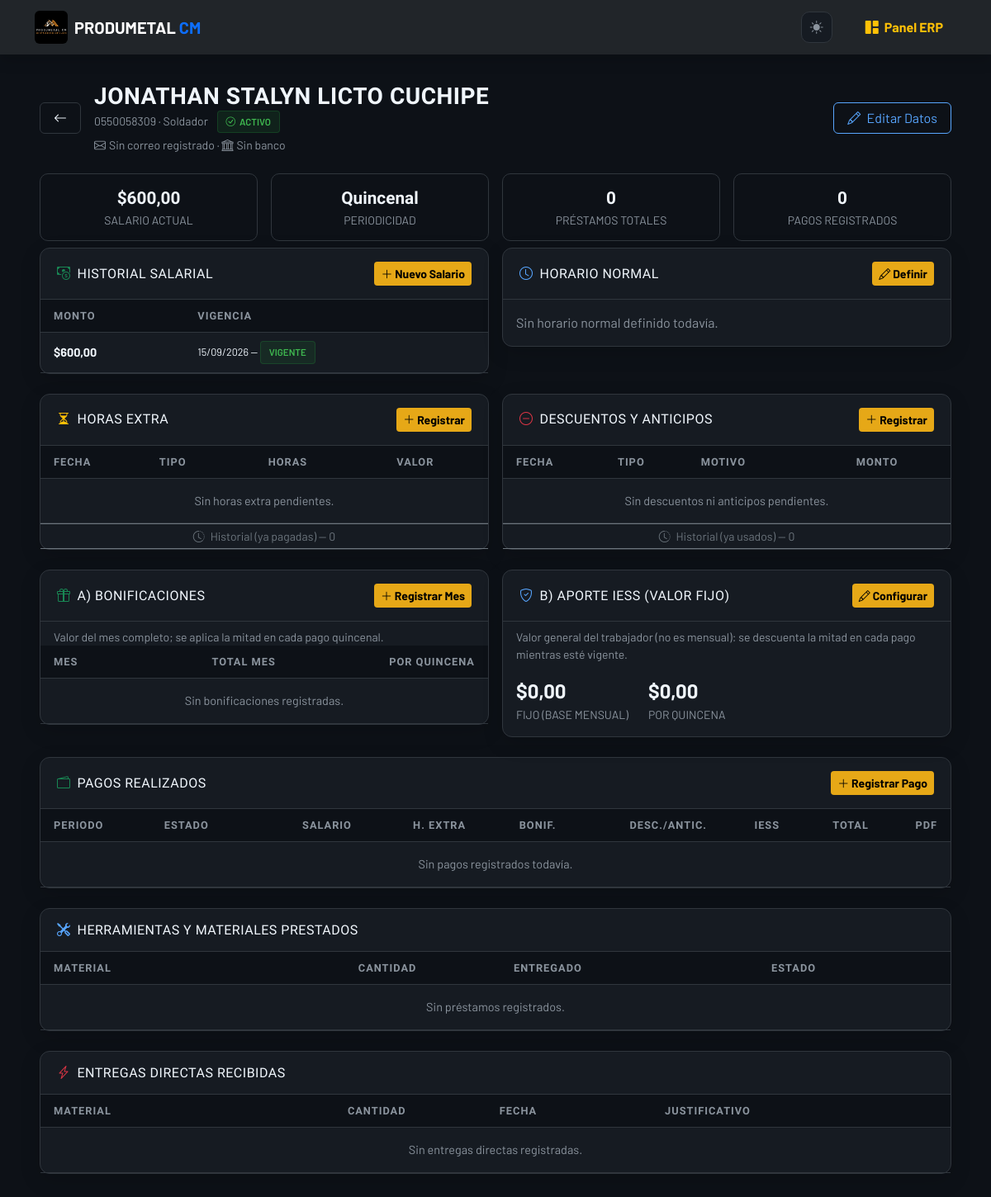
The app's page /erp/trabajadores/3/ficha/ (signed in), older data.
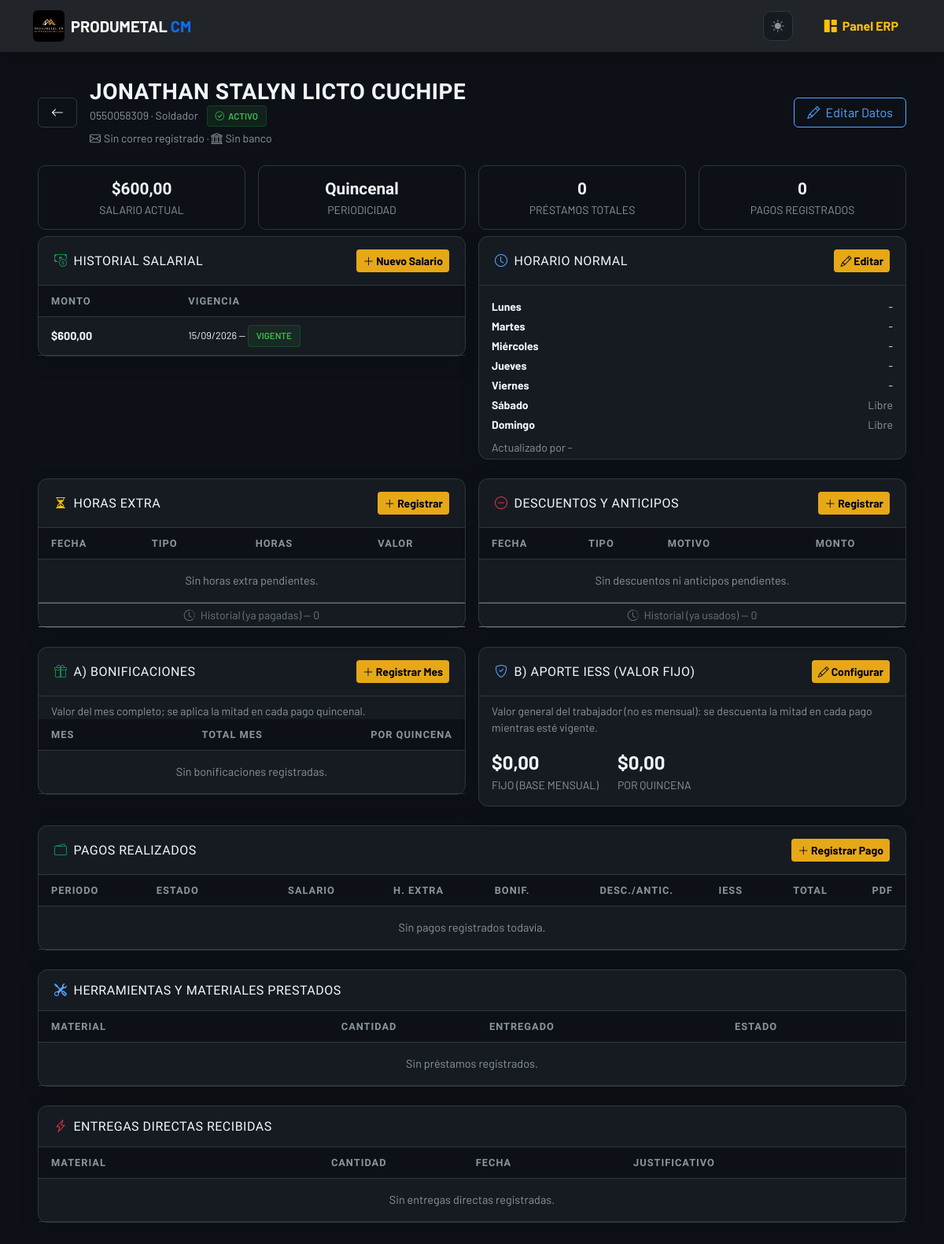
The same page, newer data.
### web/models.py (models this page shows, shortened)
class SalarioTrabajador(models.Model):
    trabajador = models.ForeignKey(Trabajador, on_delete=models.CASCADE, related_name='salarios')
    monto = models.DecimalField(max_digits=10, decimal_places=2)
    fecha_inicio_vigencia = models.DateField(default=timezone.localdate)
    fecha_fin_vigencia = models.DateField(null=True, blank=True, help_text="Vacío = salario vigente actual")
    creado_por = models.ForeignKey(User, on_delete=models.PROTECT, related_name='salarios_registrados')
    fecha_creacion = models.DateTimeField(auto_now_add=True)
    class Meta:
        ordering = ['-fecha_inicio_vigencia']

class HorarioTrabajadorDia(models.Model):
    DIAS_SEMANA = [
        (0, 'Lunes'), (1, 'Martes'), (2, 'Miércoles'), (3, 'Jueves'),
        (4, 'Viernes'), (5, 'Sábado'), (6, 'Domingo'),
    ]
    horario = models.ForeignKey(HorarioTrabajador, on_delete=models.CASCADE, related_name='dias')
    dia_semana = models.PositiveSmallIntegerField(choices=DIAS_SEMANA)
    trabaja = models.BooleanField(default=False)
    hora_inicio = models.TimeField(null=True, blank=True)
    hora_fin = models.TimeField(null=True, blank=True)
    class Meta:
        ordering = ['dia_semana']
        constraints = [
            models.UniqueConstraint(fields=['horario', 'dia_semana'], name='unico_dia_por_horario')
        ]

class HorarioTrabajador(models.Model):
    trabajador = models.OneToOneField(Trabajador, on_delete=models.CASCADE, related_name='horario')
    actualizado_por = models.ForeignKey(User, on_delete=models.SET_NULL, null=True, blank=True)
    fecha_actualizacion = models.DateTimeField(auto_now=True)

### web/views.py (the view)
# urls.py: path('erp/trabajadores/<int:trabajador_id>/ficha/', views.ficha_trabajador, name='ficha_trabajador'),
@login_required(login_url='login')
@user_passes_test(es_admin, login_url='dashboard_erp')
def ficha_trabajador(request, trabajador_id):
    trabajador = get_object_or_404(Trabajador, id=trabajador_id)
    horario = getattr(trabajador, 'horario', None)
    horas_extras = trabajador.horas_extras.filter(pago__isnull=True).order_by('-fecha')
    horas_extras_historial = trabajador.horas_extras.filter(pago__isnull=False).order_by('-fecha')
    descuentos = trabajador.descuentos.filter(pago__isnull=True).order_by('-fecha')
    descuentos_historial = trabajador.descuentos.filter(pago__isnull=False).order_by('-fecha')
    def paginar(queryset, param, por_pagina=5):
        return Paginator(queryset, por_pagina).get_page(request.GET.get(param))
    return render(request, 'web/erp/ficha_trabajador.html', {
        'trabajador': trabajador,
        'salarios': paginar(trabajador.salarios.all(), 'page_salarios'),
        'pagos': paginar(trabajador.pagos.all(), 'page_pagos'),
        'horas_extras': paginar(horas_extras, 'page_horas'),
        'horas_extras_historial': paginar(horas_extras_historial, 'page_horas_hist'),
        'descuentos': paginar(descuentos, 'page_descuentos'),
        'descuentos_historial': paginar(descuentos_historial, 'page_descuentos_hist'),
        'prestamos': paginar(trabajador.prestamos.select_related('material', 'devolucion').all(), 'page_prestamos'),
        'entregas_directas': paginar(trabajador.entregas_directas.select_related('movimiento__material').order_by('-movimiento__fecha_hora'), 'page_entregas'),
        'periodos_mensuales': paginar(trabajador.periodos_mensuales.all(), 'page_periodos'),
        'horario': horario,
        'hoy': timezone.localdate(),
    })

### web/models.py (called while the page is built)
    @property
    def nombre_completo(self):
        return f"{self.nombres} {self.apellidos}"

    @property
    def salario_actual(self):
        return self.salarios.filter(fecha_fin_vigencia__isnull=True).order_by('-fecha_inicio_vigencia').first()

    @property
    def aporte_iess_quincenal(self):
        return (self.aporte_iess_mensual / 2).quantize(Decimal('0.01'))

### web/views.py (called while the page is built)
def es_admin(user):
    return user.is_superuser

### web/templates/web/erp/ficha_trabajador.html (shortened to what the changed rows need)
{% extends 'web/base.html' %}
{% load static %}
{% load pm_tags %}
{% block content %}
<div class="container-fluid px-3 px-xl-5 erp-container">
    <div class="row g-3">
        <div class="col-12 col-lg-6">
            <div class="card-minimal">
                <div class="table-responsive">
                    <table class="table table-modern mb-0">
                        <thead><tr><th class="ps-3">Monto</th><th>Vigencia</th></tr></thead>
                        <tbody>
                        {% for salario in salarios %}
                            <tr>
                                <td class="ps-3 fw-bold">${{ salario.monto }}</td>
                                <td class="small">
                                    {{ salario.fecha_inicio_vigencia|date:"d/m/Y" }} —
                                    {% if salario.fecha_fin_vigencia %}{{ salario.fecha_fin_vigencia|date:"d/m/Y" }}{% else %}<span class="badge-soft badge-soft-success">Vigente</span>{% endif %}
                                </td>
                            </tr>
                        {% empty %}
                            <tr><td colspan="2" class="text-center text-muted py-3">Sin salario asignado todavía.</td></tr>
                        {% endfor %}
                        </tbody>
                    </table>
                </div>
            </div>
        </div>
        <div class="col-12 col-lg-6">
            <div class="card-minimal">
                <div class="card-header">
                    <h6><i class="bi bi-clock text-info me-2"></i>Horario Normal</h6>
                    <a href="{% url 'registrar_horario_trabajador' trabajador.id %}" class="btn btn-sm btn-amber"><i class="bi bi-pencil"></i> {% if horario %}Editar{% else %}Definir{% endif %}</a>
                </div>
                <div class="p-3" style="max-height: 220px; overflow-y: auto;">
                    {% if horario %}
                        <div class="d-flex flex-column gap-1">
                        {% for dia in horario.dias.all %}
                            <div class="d-flex justify-content-between small">
                                <span class="fw-bold" style="min-width: 90px;">{{ dia.get_dia_semana_display }}</span>
                                {% if dia.trabaja %}
                                    <span>{{ dia.hora_inicio|time:"H:i" }} - {{ dia.hora_fin|time:"H:i" }}</span>
                                {% else %}
                                    <span class="text-muted">Libre</span>
                                {% endif %}
                            </div>
                        {% endfor %}
                        </div>
                        <p class="small text-muted mb-0 mt-2">Actualizado por {{ horario.actualizado_por.username|default:"-" }}</p>
                    {% else %}
                        <p class="text-muted mb-0">Sin horario normal definido todavía.</p>
                    {% endif %}
                </div>
            </div>
        </div>
    </div>
    <div class="row g-3">
        <div class="col-12 col-lg-6">
            <div class="card-minimal">
                <div class="table-responsive">
                    <table class="table table-modern mb-0">
                        <thead><tr><th class="ps-3">Fecha</th><th>Tipo</th><th class="text-center">Horas</th><th class="text-end">Valor</th><th class="text-end pe-3"></th></tr></thead>
                    </table>
                </div>
            </div>
        </div>
        <div class="col-12 col-lg-6">
            <div class="card-minimal">
                <div class="table-responsive">
                    <table class="table table-modern mb-0">
                        <thead><tr><th class="ps-3">Fecha</th><th>Tipo</th><th>Motivo</th><th class="text-end">Monto</th><th class="text-end pe-3"></th></tr></thead>
                    </table>
                </div>
            </div>
        </div>
    </div>
    <div class="row g-3">
        <div class="col-12 col-lg-6">
            <div class="card-minimal">
                <div class="table-responsive">
                    <table class="table table-modern mb-0">
                        <thead><tr><th class="ps-3">Mes</th><th class="text-end">Total Mes</th><th class="text-end pe-3">Por Quincena</th></tr></thead>
                    </table>
                </div>
            </div>
        </div>
    </div>
    <div class="card-minimal">
        <div class="table-responsive">
            <table class="table table-modern mb-0">
                <thead>
                    <tr>
                        <th class="ps-3">Periodo</th><th>Estado</th>
                        <th class="text-end">Salario</th><th class="text-end">H. Extra</th>
                        <th class="text-end">Bonif.</th><th class="text-end">Desc./Antic.</th>
                        <th class="text-end">IESS</th><th class="text-end">Total</th>
                        <th class="text-end pe-3">PDF</th>
                    </tr>
                </thead>
            </table>
        </div>
    </div>
    <div class="card-minimal">
        <div class="table-responsive">
            <table class="table table-modern mb-0">
                <thead><tr><th class="ps-3">Material</th><th class="text-center">Cantidad</th><th>Entregado</th><th>Estado</th></tr></thead>
            </table>
        </div>
    </div>
    <div class="card-minimal">
        <div class="table-responsive">
            <table class="table table-modern mb-0">
                <thead><tr><th class="ps-3">Material</th><th class="text-center">Cantidad</th><th>Fecha</th><th>Justificativo</th></tr></thead>
            </table>
        </div>
    </div>
</div>
{% endblock %}

Row changes from the older to the newer data that the page shows:
added HorarioTrabajadorDia: dia_semana "Lunes"
added HorarioTrabajadorDia: dia_semana "Martes"
added HorarioTrabajadorDia: dia_semana "Miércoles"
added HorarioTrabajadorDia: dia_semana "Jueves"
added HorarioTrabajadorDia: dia_semana "Viernes"
added HorarioTrabajadorDia: dia_semana "Sábado", trabaja "Libre"
added HorarioTrabajadorDia: dia_semana "Domingo", trabaja "Libre"
added HorarioTrabajador: actualizado_por.username "-"
Text that changed along with them:
text no longer shown: "Definir Sin horario normal definido todavía."
text now shown: "Editar Actualizado por"
